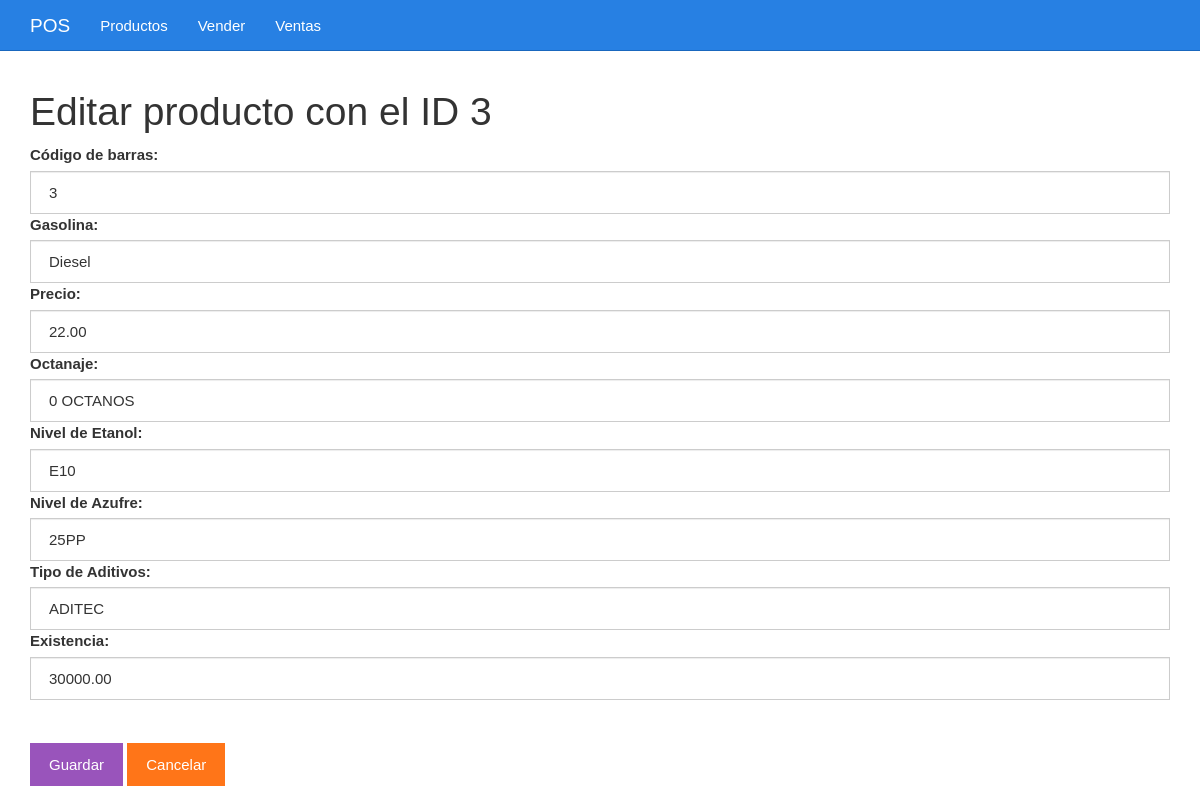
The app's page /editar.php?id=3 with its own data.
### tables this page shows
CREATE TABLE `tbl_articulos` (
  `idGasolina` bigint(20) UNSIGNED NOT NULL,
  `codigo` varchar(255) NOT NULL,
  `nombreGasolina` varchar(50) NOT NULL,
  `precio` decimal(10,2) NOT NULL,
  `octanaje` varchar(50) NOT NULL,
  `nivelEtanol` varchar(50) NOT NULL,
  `nivelAzufre` varchar(50) NOT NULL,
  `tipoAditivos` varchar(50) NOT NULL,
  `existencia` decimal(10,2) NOT NULL
);

### editar.php (the view, shortened to what this page needs)
<?php
$idGasolina = $_GET["id"];
include_once "base_de_datos.php";
$sentencia = $base_de_datos->prepare("SELECT * FROM tbl_articulos WHERE idGasolina = ?;");
$sentencia->execute([$idGasolina]);
$producto = $sentencia->fetch(PDO::FETCH_OBJ);
?>
<?php include_once "encabezado.php" ?>
	<div class="col-xs-12">
		<h1>Editar producto con el ID <?php echo $producto->idGasolina; ?></h1>
		<form method="post" action="guardarDatosEditados.php">
			<label for="codigo">Código de barras:</label>
			<input value="<?php echo $producto->codigo ?>" class="form-control" name="codigo" required type="text" id="codigo" placeholder="Escribe el código">
			<label for="nombreGasolina">Gasolina:</label>
			<input value="<?php echo $producto->nombreGasolina ?>" class="form-control" name="nombreGasolina" required type="text" id="nombreGasolina" placeholder="Nombre de la Gasolina">
			<label for="precio">Precio:</label>
			<input value="<?php echo $producto->precio ?>" class="form-control" name="precio" required type="number" id="precio" placeholder="Precio de Gasolina">
			<label for="octanaje">Octanaje:</label>
			<input value="<?php echo $producto->octanaje ?>" class="form-control" name="octanaje" required type="text" id="octanaje" placeholder="Porcentaje de Octanaje">
			<label for="nivelEtanol">Nivel de Etanol:</label>
			<input value="<?php echo $producto->nivelEtanol ?>" class="form-control" name="nivelEtanol" required type="text" id="nivelEtanol" placeholder="Nivel de Etanol">
			<label for="nivelAzufre">Nivel de Azufre:</label>
			<input value="<?php echo $producto->nivelAzufre ?>" class="form-control" name="nivelAzufre" required type="text" id="nivelAzufre" placeholder="Nivel de Azufre">
			<label for="tipoAditivos">Tipo de Aditivos:</label>
			<input value="<?php echo $producto->tipoAditivos ?>" class="form-control" name="tipoAditivos" required type="text" id="tipoAditivos" placeholder="Nombre del Aditivo">
			<label for="existencia">Existencia:</label>
			<input value="<?php echo $producto->existencia ?>" class="form-control" name="existencia" required type="number" id="existencia" placeholder="Numero de litros en existencia">
			<br><br><input class="btn btn-info" type="submit" value="Guardar">
			<a class="btn btn-warning" href="./listar.php">Cancelar</a>
		</form>
	</div>
<?php include_once "pie.php" ?>

### css/estilo.css (style rules this page uses)
body { padding-top: 70px; }

### records on screen
tbl_articulos: idGasolina "3", codigo "3", nombreGasolina "Diesel", precio "22.00", octanaje "0 OCTANOS", nivelEtanol "E10", nivelAzufre "25PP", tipoAditivos "ADITEC", existencia "30000.00"
